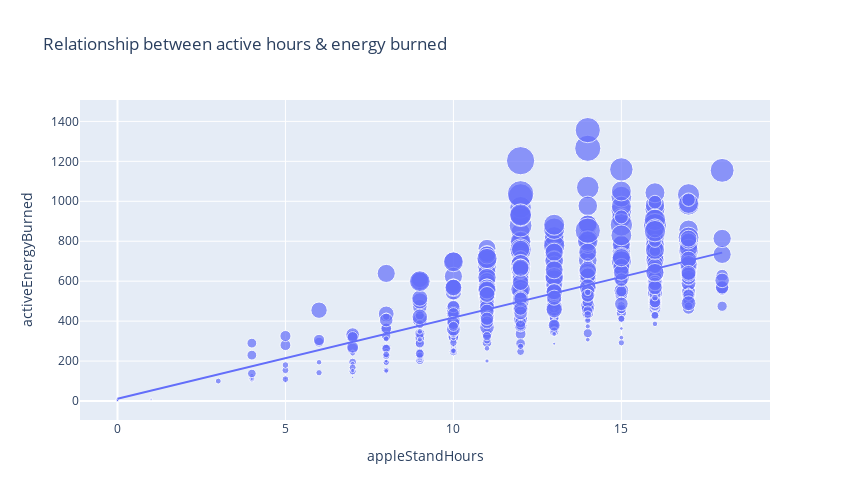

Write notebook code for a chart like this one.
### Code cell
figure = px.scatter(data_frame = activity_summary, x="appleStandHours",
                    y="activeEnergyBurned", size="appleExerciseTime", 
                    trendline="ols", 
                    title="Relationship between active hours & energy burned")
figure.update_layout(width=850, height=500)
figure.show()

### Figure 1 — Plotly figure (JSON) as saved in the notebook; plotly's stock layout.template omitted (floating-point values rounded to 4 significant figures; data arrays with more than 128 entries replaced by an {"elided": "..."} marker saying what was removed)
{"data": [{"hovertemplate": "appleStandHours=%{x}<br>activeEnergyBurned=%{y}<br>appleExerciseTime=%{marker.size}<extra></extra>", "legendgroup": "", "marker": {"color": "#636efa", "size": {"elided": "790 int values"}, "sizemode": "area", "sizeref": 0.455, "symbol": "circle"}, "mode": "markers", "name": "", "orientation": "v", "showlegend": false, "type": "scatter", "x": {"elided": "790 int values"}, "xaxis": "x", "y": {"elided": "790 float values"}, "yaxis": "y"}, {"hovertemplate": "<b>OLS trendline</b><br>activeEnergyBurned = 40.6315 * appleStandHours + 11.6321<br>R<sup>2</sup>=0.585090<br><br>appleStandHours=%{x}<br>activeEnergyBurned=%{y} <b>(trend)</b><extra></extra>", "legendgroup": "", "marker": {"color": "#636efa", "symbol": "circle"}, "mode": "lines", "name": "", "showlegend": false, "type": "scatter", "x": {"elided": "790 int values"}, "xaxis": "x", "y": {"elided": "790 float values"}, "yaxis": "y"}], "layout": {"height": 500, "legend": {"itemsizing": "constant", "tracegroupgap": 0}, "title": {"text": "Relationship between active hours & energy burned"}, "width": 850, "xaxis": {"anchor": "y", "autorange": true, "domain": [0, 1], "range": [-1.116, 19.42], "title": {"text": "appleStandHours"}, "type": "linear"}, "yaxis": {"anchor": "x", "autorange": true, "domain": [0, 1], "range": [-95.14, 1507.0], "title": {"text": "activeEnergyBurned"}, "type": "linear"}}}
